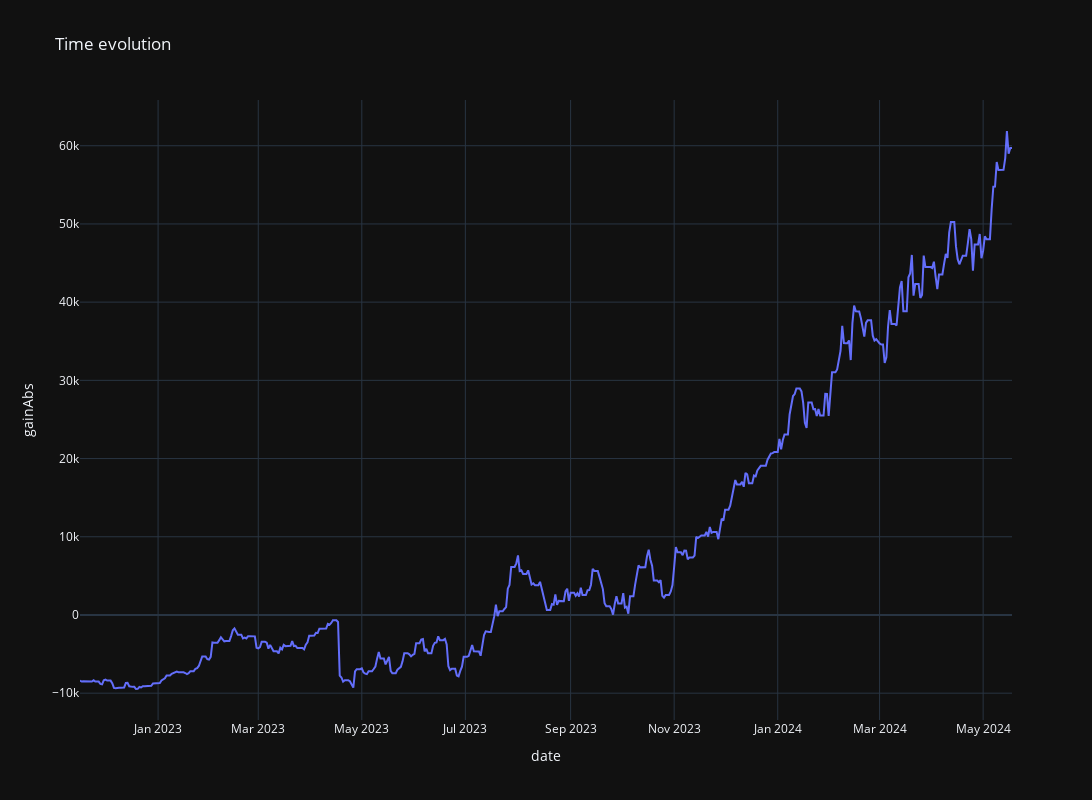

Notebook cell for this chart:
### Code cell
fig = px.line(
    time_evol_all,
    x="date",
    y="gainAbs",
    title="Time evolution",
    template="plotly_dark",
    width=1200,
    height=800,
)

# showing the plot
fig.show()

### Figure 1 — Plotly figure (JSON) as saved in the notebook; plotly's stock layout.template omitted (floating-point values rounded to 4 significant figures; data arrays with more than 128 entries replaced by an {"elided": "..."} marker saying what was removed)
{"data": [{"hovertemplate": "date=%{x}<br>gainAbs=%{y}<extra></extra>", "legendgroup": "", "line": {"color": "#636efa", "dash": "solid"}, "marker": {"symbol": "circle"}, "mode": "lines", "name": "", "orientation": "v", "showlegend": false, "type": "scatter", "x": {"elided": "550 str values"}, "xaxis": "x", "y": {"elided": "550 float values"}, "yaxis": "y"}], "layout": {"height": 800, "legend": {"tracegroupgap": 0}, "title": {"text": "Time evolution"}, "width": 1200, "xaxis": {"anchor": "y", "domain": [0, 1], "title": {"text": "date"}}, "yaxis": {"anchor": "x", "domain": [0, 1], "title": {"text": "gainAbs"}}}}
